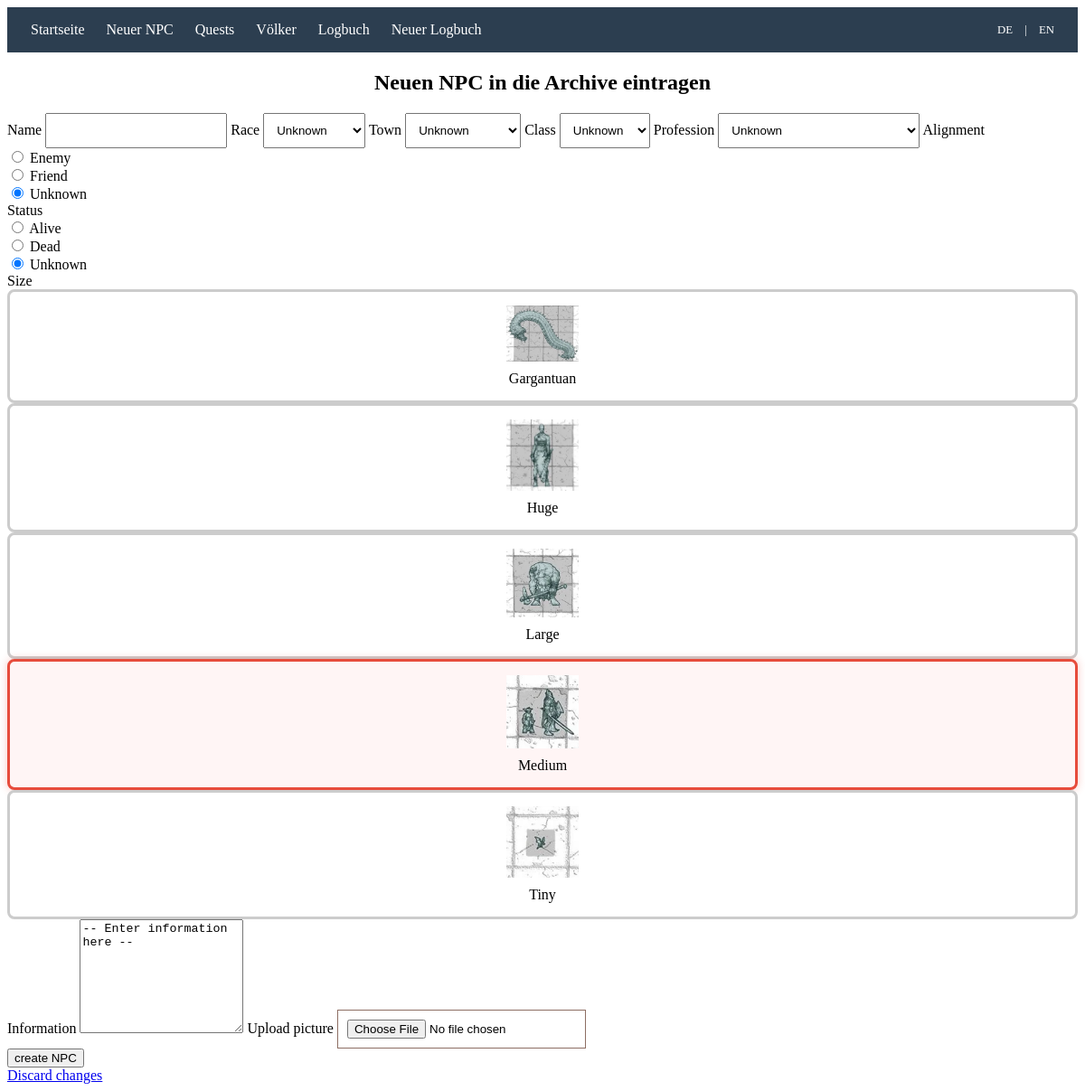
The page /index.php?page=npc_form on the database its author committed.
### tables this page shows
CREATE TABLE alignment(
	alignmentId				INTEGER		PRIMARY KEY AUTO_INCREMENT,
	alignmentname			VARCHAR(50) UNIQUE
);

CREATE TABLE status(
	statusId				INTEGER		PRIMARY KEY AUTO_INCREMENT,
	statusname				VARCHAR(50) UNIQUE
);

CREATE TABLE size(
	sizeId					INTEGER		PRIMARY KEY AUTO_INCREMENT,
	sizename				VARCHAR(50) UNIQUE,
	image					VARCHAR(255)DEFAULT '../public/assets/img/npc/default2.png'
);

### app/config/lang_function.php (called while the page is built, shortened)
<?php
$allowed_langs = ['de', 'en'];
$default_lang = $_ENV['APP_LANG'] ?? 'en';
$current_lang = (isset($_SESSION['lang']) && in_array($_SESSION['lang'], $allowed_langs))
    ? $_SESSION['lang']
    : $default_lang;
$lang_file =  __DIR__ . "/lang/" . $current_lang . ".php";
if (file_exists($lang_file)) {
    $lang_strings = require $lang_file;
} else {
    $lang_strings = require __DIR__ . "/lang/de.php";
}
function t($key)
{
    global $lang_strings;
    return isset($lang_strings[$key]) ? $lang_strings[$key] : $key;
}

### app/config/lang/de.php (called while the page is built)
<?php
return [
    'nav_home' => 'Startseite',
    'nav_new_npc' => 'Neuer NPC',
    'nav_quests' => 'Quests',
    'nav_races' => 'Völker',
    'nav_logbook' => 'Logbuch',
    'nav_logbook_form' => 'Neuer Logbuch',
    'search_placeholder' => 'Suchen...',
    'btn_save' => 'Änderungen speichern',
    'btn_cancel' => 'Abbrechen',
    'Races'=>'Völker',
    'Parentrace'=>'Elternvolk',
    'Book'=>'Buch',
    'Quest'=>'Quest',
    'Description'=>'Beschreibung',
    'Quest giver'=>'Auftraggeber',
    'Town'=>'Stadt',
    'Reward'=>'Belohnung'
];

### app/config/helpers.php (called while the page is built)
<?php
function e($variable){
    return htmlspecialchars($variable ?? ' ', ENT_QUOTES, 'UTF-8');
}
function prepSql($pdo, $sql, $params = []) {
    $stmt = $pdo->prepare($sql);
    $stmt->execute($params);
    return $stmt;
}

### app/Models/Parentraces.php (called while the page is built, shortened)
<?php
class Parentraces
{
    public static function getAllParenraces($pdo): array
    {
        $sql = "SELECT parentraceId, parentracename
                FROM parentrace
                ORDER BY
                parentracename ASC";
        return prepSql($pdo, $sql)->fetchAll();
    }
}

### app/Models/Towns.php (called while the page is built, shortened)
<?php
class Towns
{
  public static function getAll($pdo): array
  {
    $sql = "SELECT *
            FROM town
            ORDER BY
            townname ASC";
    return prepSql($pdo, $sql)->fetchAll();
  }
}

### app/Models/Classes.php (called while the page is built, shortened)
<?php
class Classes
{
    public static function getAll($pdo): array
    {
        $sql = "SELECT classname, classId
                FROM class
                ORDER BY
                classname ASC";
        return prepSql($pdo, $sql)->fetchAll();
    }
}

### app/Models/Professions.php (called while the page is built, shortened)
<?php
class Profession
{
    public static function getAll($pdo): array
    {
        $sql = "SELECT *
                FROM profession
                ORDER BY
                professionname ASC";
        return prepSql($pdo, $sql)->fetchAll();
    }
}

### app/Models/Alignments.php (called while the page is built, shortened)
<?php
class Alignment
{
  public static function getAll($pdo): array
  {
    $sql = "SELECT *
            FROM alignment
            ORDER BY
            alignmentname ASC";
    return prepSql($pdo, $sql)->fetchAll();
  }
}

### app/Models/Status.php (called while the page is built, shortened)
<?php
class Status
{
  public static function getAllNpcStatus($pdo): array
  {
    $sql = "SELECT *
            FROM status
            WHERE
            statusId= 1 OR statusId = 2 OR statusId = 3
            ORDER BY
            statusname ASC";
    return prepSql($pdo, $sql)->fetchAll();
  }
}

### app/Models/Sizes.php (called while the page is built, shortened)
<?php
class Sizes
{
  public static function getAll($pdo): array
  {
    $sql = "SELECT *
            FROM size
            ORDER BY
            sizename ASC";
    return prepSql($pdo, $sql)->fetchAll();
  }
}

### app/Views/npc_form.php (the view, shortened to what this page needs)
<?php
  $formAction = isset($npc) ? 'npc_update' : 'npc_save';
?>
     <h2 style="text-align:center;">Neuen NPC in die Archive eintragen</h2>
     <form method="POST" action="index.php?page=npc_form&action=<?=$formAction ?>" enctype="multipart/form-data" >
         <label>Name</label>
         <input type="text" name="npcname" value="<?= e($npc['npcname'] ?? '') ?>" required style="padding: 10px;">
         <label>Race</label>
         <select name="parentraceId" id="parentrace" style="padding: 10px;">
             <?php if (!empty($parent_races)): ?>
                 <?php foreach ($parent_races as $parent_race): ?>
                     <option
                         value="<?= e($parent_race['parentraceId']) ?>"
                         <?= ($parent_race['parentraceId'] == $selectedParent) ? 'selected' : '' ?>>
                         <?= e($parent_race['parentracename']) ?>
                     </option>
                 <?php endforeach; ?>
             <?php else: ?>
                 <option value="" disabled selected>No Race found!</option>
             <?php endif; ?>
         </select>
         <label>Town</label>
         <select name="townId" id="town" style="padding: 10px;">
             <?php if (!empty($towns)):
                 foreach ($towns as $town): ?>
                     <option
                         value="<?= e($town['townId']) ?>"
                         <?= ($town['townId'] ==  $selectedTown) ? 'selected' : '' ?>>
                         <?= e($town['townname']) ?>
                     </option>
                 <?php endforeach; ?>
             <?php else: ?>
                 <option value="" disabled selected>No town found!</option>
             <?php endif; ?>
         </select>
         <label>Class</label>
         <select name="classId" id="class" style="padding: 10px;">
             <?php if (!empty($classes)): ?>
                 <?php foreach ($classes as $class): ?>
                     <option
                         value="<?= e($class['classId']) ?>"
                         <?= ($class['classId'] == $selectedClass) ? 'selected' : '' ?>>
                         <?= e($class['classname']) ?>
                     </option>
                 <?php endforeach; ?>
             <?php else: ?>
                 <option value="" disabled selected>No class found!</option>
             <?php endif; ?>
         </select>
         <label>Profession</label>
         <select name="professionId" id="profession" style="padding: 10px">
             <?php if (!empty($professions)): ?>
                 <?php foreach ($professions as $profession): ?>
                     <option
                         value="<?= e($profession['professionId']) ?>"
                         <?= ($profession['professionId'] == $selectedProfession) ? 'selected' : '' ?>>
                         <?= e($profession['professionname']) ?>
                     </option>
                 <?php endforeach; ?>
             <?php else: ?>
                 <option value="" disabled selected>No profession found!</option>
             <?php endif; ?>
         </select>
         <label>Alignment</label>
         <?php if (!empty($alignments)): ?>
             <?php foreach ($alignments as $alignment): ?>
                 <div class="radio-item">
                     <input
                         type="radio"
                         name="alignmentId"
                         id="align_<?= e($alignment['alignmentId']) ?>"
                         value="<?= e($alignment['alignmentId']) ?>"
                         <?= ($alignment['alignmentId'] == $selectedAlignment) ? 'checked' : '' ?>>
                     <label for="align_<?= e($alignment['alignmentId']) ?>">
                         <?= e($alignment['alignmentname']) ?>
                     </label>
                 </div>
             <?php endforeach; ?>
         <?php else: ?>
             <p>Where did the alignments go?</p>
         <?php endif; ?>
         <label>Status</label>
         <?php if (!empty($status)): ?>
             <?php foreach ($status as $statu): ?>
                 <div class="radio-item">
                     <input
                         type="radio"
                         name="statusId"
                         id="status_<?= e($statu['statusId']) ?>"
                         value="<?= e($statu['statusId']) ?>"
                         <?= ($statu['statusId'] == $selectedStatus) ? 'checked' : '' ?>>
                     <label for="status_<?= e($statu['statusId']) ?>">
                         <?= e($statu['statusname']) ?>
                     </label>
                 </div>
             <?php endforeach; ?>
         <?php else: ?>
             <p>Where did the alignments go?</p>
         <?php endif; ?>
         <label>Size</label>
         <?php if (!empty($sizes)): ?>
             <div class="radio-grid">
                 <?php foreach ($sizes as $size): ?>
                     <div class="size-item">
                         <label for="size_<?= e($size['sizeId']) ?>" class="box-label">
                             <img src="<?= e($size['image']) ?>" alt="<?= e($size['sizename']) ?>">
                             <span><?= e($size['sizename']) ?></span>
                         </label>
                     </div>
                 <?php endforeach; ?>
             </div>
         <?php else: ?>
             <p>Where did the alignments go?</p>
         <?php endif; ?>
         <label for="information">Information</label>
         <textarea id="information" name="information" rows="8" cols="20"><?= $selectedInformation  ?></textarea>
         <label>Upload picture</label>
         <input type="file" name="image" accept="image/*" style="padding: 10px; border: 1px solid #8d6e63;">
         <div>
             <button type="submit" style="text-align:center">
                 <?= isset($npc) ? 'Submit changes' : 'create NPC' ?>
             </button>
         </div>
         <div>
             <a id="edit-btn" href="index.php?page=home" style="text-align:center" >Discard changes</a>
         </div>
     </form>

### app/Views/header.php (shortened to what this page needs)
<!DOCTYPE html>
<html lang="$current_lang">
<head>
    <link rel="stylesheet" href="assets/css/style.css">
</head>
<body>
    <nav>
        <div class="menu">
            <a href="index.php?page=home"><?= t('nav_home') ?></a>
            <a href="index.php?page=npc_form"><?= t('nav_new_npc') ?></a>
            <a href="index.php?page=quest_list"><?= t('nav_quests') ?></a>
            <a href="index.php?page=race_detail"><?= t('nav_races') ?></a>
            <a href="index.php?page=logbook"><?= t('nav_logbook') ?></a>
            <a href="index.php?page=logbook_form"><?= t('nav_logbook_form') ?></a>
        </div>
        <div class="lang-switch">
            <a href="?lang=de">DE</a> | <a href="?lang=en">EN</a>
        </div>
    </nav>
</body>
</html>

### public/index.php (shortened to what this page needs)
<?php
require_once BASE_PATH . '/app/config/database_connection.php';
require BASE_PATH . '/app/config/helpers.php';
require BASE_PATH . '/app/config/lang_function.php';
require_once BASE_PATH . '/app/Models/Alignments.php';
require_once BASE_PATH . '/app/Models/Classes.php';
require_once BASE_PATH . '/app/Models/Parentraces.php';
require_once BASE_PATH . '/app/Models/Professions.php';
require_once BASE_PATH . '/app/Models/Sizes.php';
require_once BASE_PATH . '/app/Models/Status.php';
require_once BASE_PATH . '/app/Models/Towns.php';
require_once BASE_PATH . '/app/Views/header.php';
$page   = $_GET['page'] ?? 'home';
switch ($page) {
  case 'npc_form':
    $npc = null;
    $selectedTown = 1;
    $selectedParent = 1;
    $selectedClass = 1;
    $selectedProfession = 1;
    $selectedAlignment = 1;
    $selectedStatus = 1;
    $selectedInformation = "-- Enter information here --";
    $parent_races = Parentraces::getAllParenraces($pdo);
    $towns        = Towns::getAll($pdo);
    $classes      = Classes::getAll($pdo);
    $professions  = Profession::getAll($pdo);
    $alignments   = Alignment::getAll($pdo);
    $status       = Status::getAllNpcStatus($pdo);
    $sizes        = Sizes::getAll($pdo);
    require BASE_PATH . '/app/Views/npc_form.php';
    break;
}

### public/assets/css/style.css (style rules this page uses)
.box-label { display: flex; flex-direction: column; align-items: center; padding: 15px; border: 3px solid #ccc; border-radius: 8px; cursor: pointer; transition: all 0.2s ease-in-out; background-color: white; }
.box-label img { width: 80px; height: auto; margin-bottom: 10px; }
.hidden-radio:checked + .box-label { border-color: #e74c3c; box-shadow: 0 0 10px rgba(231, 76, 60, 0.3); background-color: #fff5f5; }

### app/Views/header.php (style rules this page uses)
nav { background: #2c3e50; padding: 1rem; display: flex; justify-content: space-between; align-items: center; color: white; }
nav a { color: white; text-decoration: none; margin: 0 10px; }
.lang-switch { font-size: 0.8rem; }

### rows shown on the page
alignment: alignmentId "☐ Enemy", alignmentname "Enemy"
alignment: alignmentId "☐ Friend", alignmentname "Friend"
alignment: alignmentId "☑ Unknown", alignmentname "Unknown"
status: statusId "☐ Alive", statusname "Alive"
status: statusId "☐ Dead", statusname "Dead"
status: statusId "☑ Unknown", statusname "Unknown"
size: image (picture), sizename "Gargantuan"
size: image (picture), sizename "Huge"
size: image (picture), sizename "Large"
size: image (picture), sizename "Medium"
size: image (picture), sizename "Tiny"

### other values the page prints
t('nav_home') "Startseite"
t('nav_new_npc') "Neuer NPC"
t('nav_quests') "Quests"
t('nav_races') "Völker"
t('nav_logbook') "Logbuch"
t('nav_logbook_form') "Neuer Logbuch"
form field parentraceId "Unknown"
form field townId "Unknown"
form field classId "Unknown"
form field professionId "Unknown"
